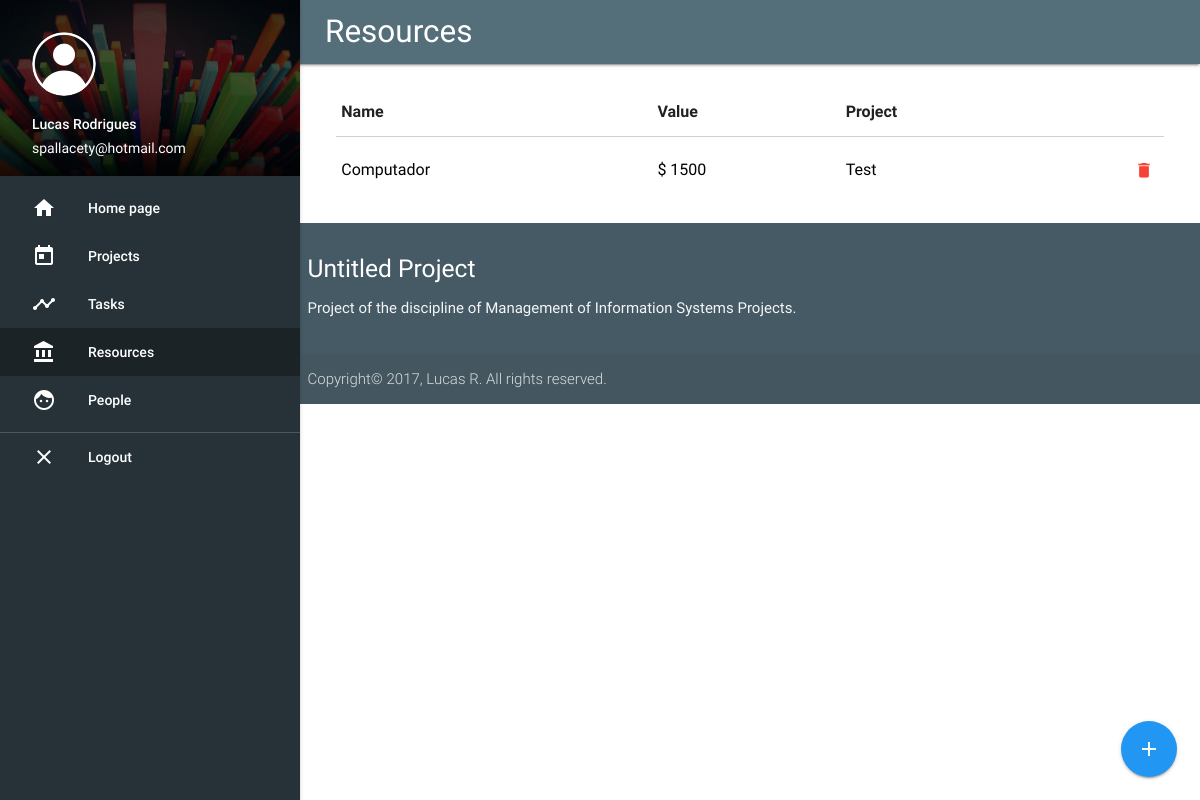
The app's page /resources/ (signed in) with its own data.
### core/models.py (models this page shows)
class Resource(models.Model):
  name = models.CharField(max_length=255)
  value = models.IntegerField()
  project = models.ForeignKey(Project, related_name='resources', on_delete=models.CASCADE)

class Project(models.Model):
  name = models.CharField(max_length=128)
  manager = models.ForeignKey(User, related_name='projects', on_delete=models.CASCADE)
  description = models.TextField()
  start_date = models.DateField()
  end_date = models.DateField()

### core/views.py (the view)
# urls.py: url(r'^resources/$', resources, name='resources'),
@login_required
def resources(request):
  config = MetaConfig(title="Resources", active_class="resources")
  projects = Project.objects.filter(manager=request.user)
  resources = Resource.objects.filter(project__in=projects).order_by('-id')
  return render(request, 'resources.html', {'resources': resources,
                                            'projects': projects,
                                            'user': get_current_user(request),
                                            'config': config})

### core/views.py (called while the page is built)
@login_required
def get_current_user(request):
  return request.user

### core/templates/resources.html (shortened to what this page needs)
{% extends 'base.html' %}
{% block content %}
<br>
<div class="row">
  <div class="col s12">
    <table class="highlight">
      <thead>
      <tr>
        <th>Name</th>
        <th>Value</th>
        <th>Project</th>
      </tr>
      </thead>
      <tbody>
      {% if resources %}
      {% for resource in resources %}
      <tr>
        <td><a class="black-text" href="{% url 'resource_detail' resource.id %}">{{resource.name}}</a></td>
        <td><a class="black-text" href="{% url 'resource_detail' resource.id %}">$ {{resource.value}}</a></td>
        <td><a class="black-text" href="{% url 'resource_detail' resource.id %}">{{resource.project.name}}</a></td>
        <td class="row vallign right-align"><a href="{% url 'delete_resource' resource.id %}"
                                               class="btn-flat img-btn tooltipped" data-position="bottom"
                                               data-delay="50"
                                               data-tooltip="Delete"><i class="material-icons red-text">delete</i></a>
        </td>
      </tr>
      {% endfor %}
      {% else %}
      <td colspan="4" class="center">Nothing to show.</td>
      {% endif %}
      </tbody>
    </table>
  </div>
</div>
<div class="fixed-action-btn horizontal">
  <a class="btn-floating btn-large blue modal-trigger" href="#new_resource">
    <i class="large material-icons">add</i>
  </a>
</div>
{% endblock %}

### core/templates/base.html (shortened to what this page needs)
{% load staticfiles %}
<html lang="pt-br">
<head>
  <link href="{% static 'css/materialize.css' %}" type="text/css" rel="stylesheet" media="screen,projection"/>
  <link href="{% static 'css/style.css' %}" type="text/css" rel="stylesheet" media="screen,projection"/>
</head>
<body>
<nav class="blue-grey darken-1" role="navigation">
  <a href="#" class="brand-logo content">{{ config.title }}</a>
  <ul id="slide-out" class="side-nav fixed blue-grey darken-4">
    <li>
      <div class="userView">
        <div class="background">
          <img class="responsive-img" src="{% static 'images/bg-nav.jpg' %}">
        </div>
        <span><img class="circle" src="{% static 'images/profile.png' %}"></span>
        <span class="white-text name">{{ user.first_name }}</span>
        <span class="white-text email">{{ user.email }}</span>
      </div>
    </li>
    <li class="{% if config.active_class == 'index' %}active{% endif %}"><a
        class="waves-effect white-text" href="/"><i class="material-icons white-text">home</i>Home page</a>
    </li>
    <li class="{% if config.active_class == 'projects' %}active{% endif %}"><a
        class="waves-effect white-text" href="{% url 'projects' %}"><i class="material-icons white-text">today</i>Projects</a>
    </li>
    <li class="{% if config.active_class == 'tasks' %}active{% endif %}"><a
        class="waves-effect white-text" href="{% url 'tasks' %}"><i class="material-icons white-text">timeline</i>Tasks</a>
    </li>
    <li class="{% if config.active_class == 'resources' %}active{% endif %}"><a
        class="waves-effect white-text" href="{% url 'resources' %}"><i class="material-icons white-text">account_balance</i>Resources</a>
    </li>
    <li class="{% if config.active_class == 'people' %}active{% endif %}"><a class="waves-effect white-text"
                                                                             href="{% url 'people' %}"><i
        class="material-icons white-text">face</i>People</a></li>
    <li><div class="divider blue-grey darken-2"></div></li>
    <li><a class="waves-effect white-text" href="{% url 'logout' %}"><i class="material-icons white-text">close</i>Logout</a></li>
  </ul>
</nav>
<div class="content">
  {% block content %}
  {% endblock %}
</div>
<footer class="page-footer blue-grey darken-2">
  <div class="container">
    <div class="row">
      <div class="col">
        <h5 class="white-text">Untitled Project</h5>
        <p class="grey-text text-lighten-4">Project of the discipline of Management of Information Systems Projects.</p>
      </div>
    </div>
  </div>
  <div class="footer-copyright">
    <div class="container">
      Copyright© 2017, Lucas R. All rights reserved.
    </div>
  </div>
</footer>
</body>
</html>

### core/static/css/style.css (style rules this page uses)
header, main, footer { padding-left: 150px; }
@media only screen and (min-width: 993px) { .content { margin-left: 325px; margin-right: 25px; } }
nav ul li.active { background-color: rgba(0, 0, 0, 0.3) !important; }
td a { display: block; }
.img-btn { padding: 0 5px; background-color: transparent; }

### records on screen
Resource: name "Computador", value "1500", project.name "Test"

### other values on screen
{{ config.title }} "Resources"
{{ user.first_name }} "Lucas Rodrigues"
{{ user.email }} "spallacety@hotmail.com"
